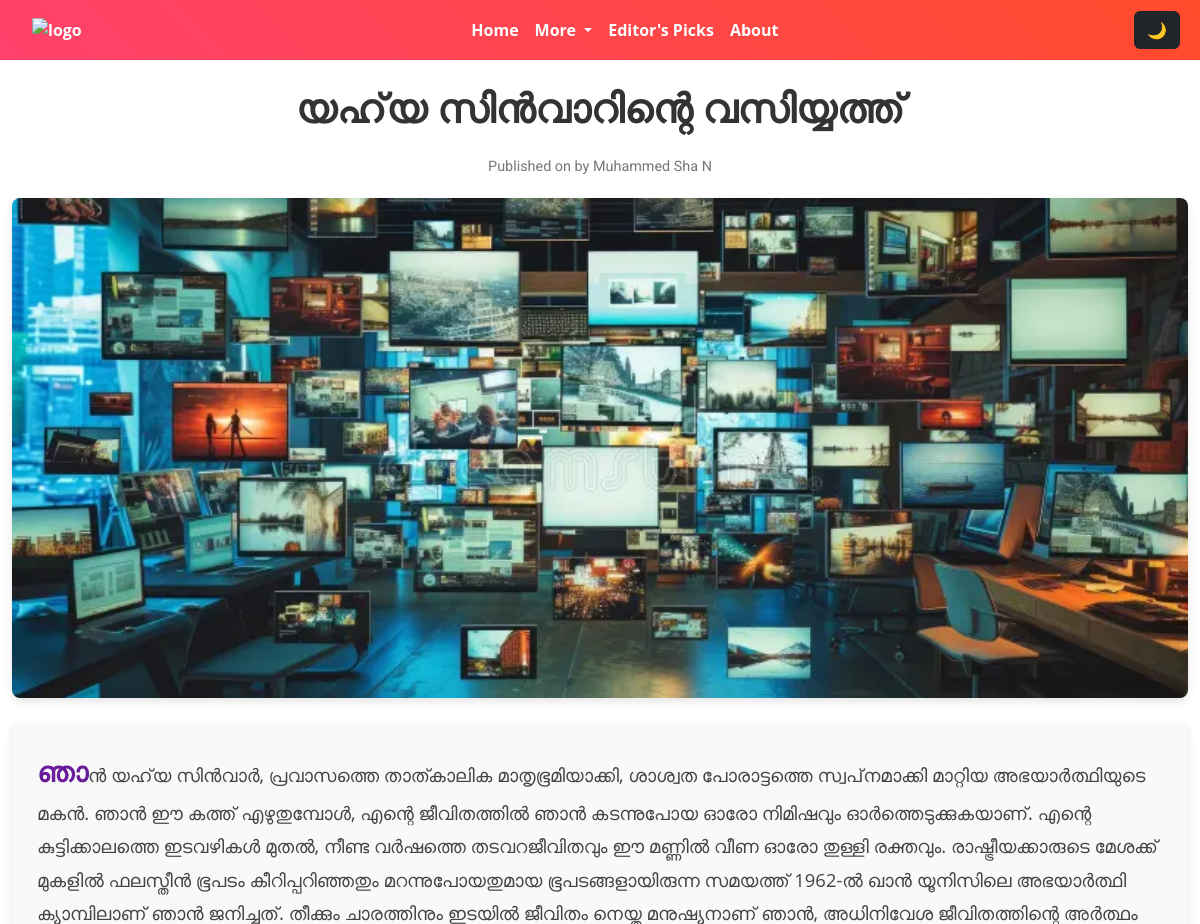
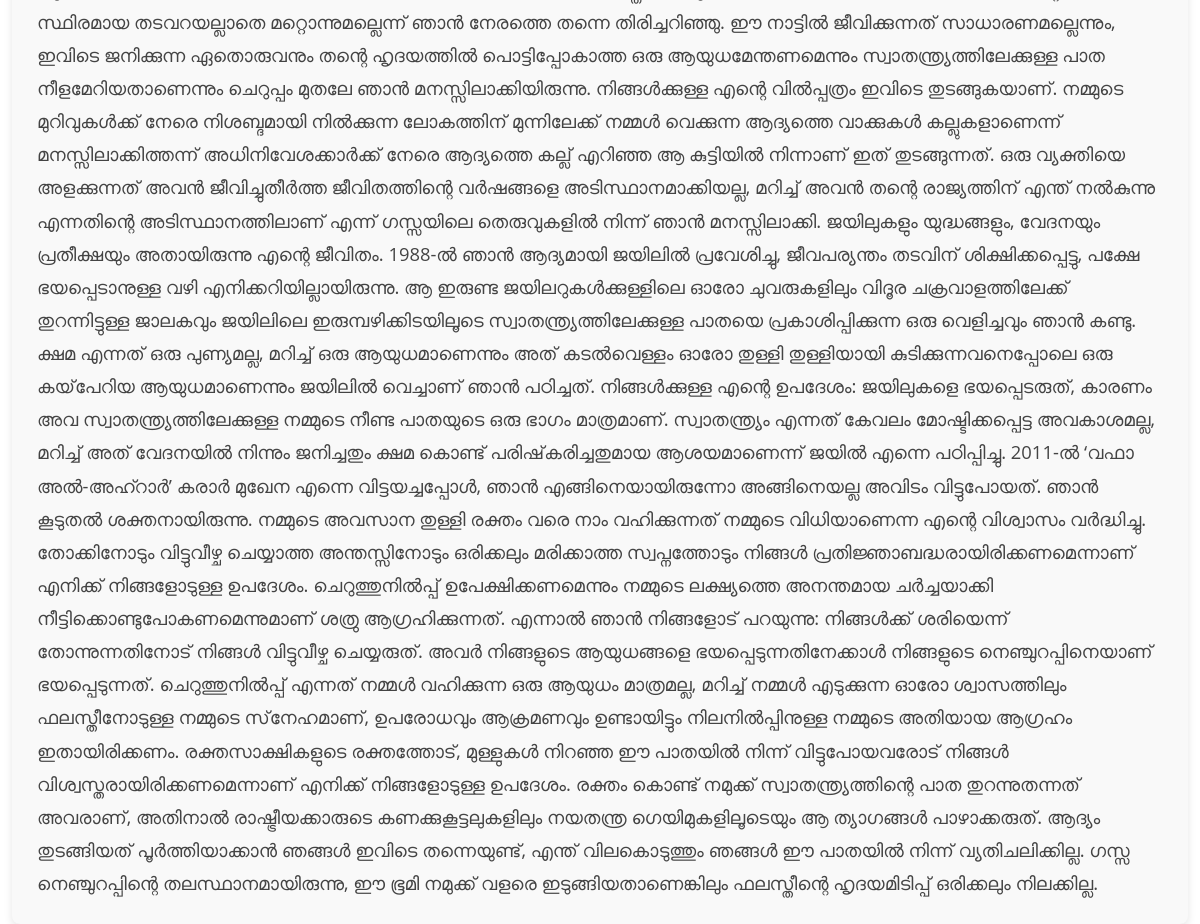
Page /article/3 on the committed database (2 pictures, top to bottom).
### sampleapp/models.py (models this page shows)
class Article(models.Model):
    title = models.CharField(max_length=100)
    poster = models.ImageField(upload_to='poster')
    content = models.TextField()
    published_at = models.DateTimeField(auto_now_add=True)
    author = models.CharField(max_length=100)

### sampleapp/views.py (the view)
# urls.py: path("article/<int:pk>", views.articles, name="articles"),
def articles(request, pk):
    context_data = {
        "article": models.Article.objects.filter(id=pk).first(),
    }
    return render(request, "articles.html",context_data)

### sampleapp/templates/articles.html (shortened to what this page needs)
{% extends 'base.html' %}
{% load static %}
{% block contents %}
    <nav class="navbar navbar-expand-lg navbar-dark fw-bold">
        <div class="container-fluid">
            <img src="{% static 'images/logo.png' %}" alt="logo" class="img-fluid" style="max-height: 50px;">
            <div class="collapse navbar-collapse" id="navbarNav">
                <ul class="navbar-nav">
                    <li class="nav-item">
                        <a class="nav-link" href="#">Home</a>
                    </li>
                    <li class="nav-item dropdown">
                        <a class="nav-link dropdown-toggle" href="#" id="navbarDropdown" role="button"
                           data-bs-toggle="dropdown" aria-expanded="false">
                            More
                        </a>
                    </li>
                    <li class="nav-item">
                        <a class="nav-link" href="#Editor's Picks">Editor's Picks</a>
                    </li>
                    <li class="nav-item">
                        <a class="nav-link" href="#about">About</a>
                    </li>
                </ul>
            </div>
            <button class="btn btn-dark dark-mode-toggle">🌙</button>
        </div>
    </nav>
    <section class="more_main">
        <div class="container">
            <div class="row mt-4">
                <div class="col-12">
                    <h1 class="text-center underline">
                        {{ article.title }}
                    </h1>
                    <div class="article-meta">
                        Published on {{ article.published_date }} by {{ article.author }}
                    </div>
                    <img src="{{ article.poster.url }}" alt="Article Image" class="article-image">
                    <div class="article-content mt-4">
                        {{ article.content }}
                    </div>
                </div>
            </div>
        </div>
    </section>
{% endblock %}

### sampleapp/static/style.css (style rules this page uses)
.btn, .editorial-link { border: 0 solid; background-color: white; padding: 5px 15px; font-size: 16px; cursor: pointer; text-decoration: none; }

### sampleapp/templates/articles.html (style rules this page uses)
body { font-family: 'Open Sans', sans-serif; color: #333; margin: 0; padding: 0; }
h1 { font-family: 'Roboto', sans-serif; font-weight: 700; font-size: 2.5rem; line-height: 1.3; margin-bottom: 20px; color: #333; text-align: center; }
.article-content { font-size: 1.15rem; line-height: 1.8; color: #444; padding: 20px; background-color: #f9f9f9; border-radius: 8px; box-shadow: 0 4px 8px rgba(0, 0, 0, 0.1); margin-top: 20px; }
.article-content::first-letter { font-size: 1.5em; font-weight: bold; color: #6a1b9a; }
.article-image { width: 100%; max-height: 500px; object-fit: cover; border-radius: 8px; box-shadow: 0 4px 8px rgba(0, 0, 0, 0.1); }
.article-meta { font-family: 'Roboto', sans-serif; font-size: 0.9rem; color: #777; text-align: center; margin-bottom: 20px; }
.navbar { background: linear-gradient(45deg, #ff416c, #ff4b2b); color: white; width: 100%; height: auto; padding: 10px 20px; }
.navbar-nav { margin: auto; }
.navbar-nav .nav-link { transition: transform 0.3s ease-in-out; color: white; }
.dark-mode-toggle { position: absolute; right: 20px; }
@media (min-width: 993px) { .container { max-width: 1200px; margin: 0 auto; } }
@media (min-width: 993px) { .article-content { padding: 25px; } }

### rows in the picture
Article: title "യഹ്‌യ സിന്‍വാറിന്റെ വസിയ്യത്ത്", author "Muhammed Sha N", poster (picture), content "ഞാന്‍ യഹ്‌യ സിന്‍വാര്‍, പ്രവാസത്തെ താത്കാലിക മാതൃഭൂമിയാക്കി, ശാശ്വത പോരാട്ടത്തെ സ്വപ്‌നമാക്കി മാറ്റിയ അഭയാര്‍ത്ഥിയുടെ മകന്‍. ഞാന്‍ ഈ കത്ത് എഴുതുമ്പോള്‍, എന്റെ ജീവിതത്തില്‍ ഞാന്‍ കടന്നുപോയ ഓരോ നിമിഷവും ഓര്‍ത്തെടുക്കുകയാണ്. എന്റെ കുട്ടിക്കാലത്തെ ഇടവഴികള്‍ മുതല്‍, നീണ്ട വര്‍ഷത്തെ തടവറജീവിതവും ഈ മണ്ണില്‍ വീണ ഓരോ തുള്ളി രക്തവും. രാഷ്ട്രീയക്കാരുടെ മേശക്ക് മുകളില്‍ ഫലസ്തീന്‍ ഭൂപടം കീറിപ്പറിഞ്ഞതും മറന്നുപോയതുമായ ഭൂപടങ്ങളായിരുന്ന സമയത്ത് 1962-ല്‍ ഖാന്‍ യൂനിസിലെ അഭയാര്‍ത്ഥി ക്യാമ്പിലാണ് ഞാന്‍ ജനിച്ചത്. തീക്കും ചാരത്തിനും ഇടയില്‍ ജീവിതം നെയ്ത മനുഷ്യനാണ് ഞാന്‍, അധിനിവേശ ജീവിതത്തിന്റെ അര്‍ത്ഥം സ്ഥിരമായ തടവറയല്ലാതെ മറ്റൊന്നുമല്ലെന്ന് ഞാന്‍ നേരത്തെ തന്നെ തിരിച്ചറിഞ്ഞു. ഈ നാട്ടില്‍ ജീവിക്കുന്നത്…"
